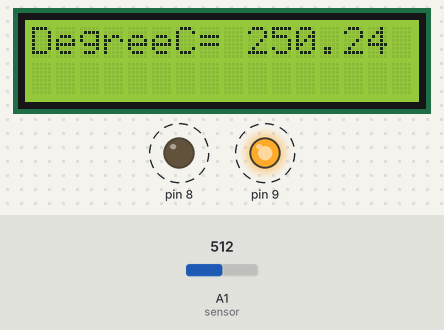
The sketch below on a simulated Arduino Uno, built with avr-gcc and run on an emulated ATmega328P. Parts: 16×2 character LCD, output pins drawn as LEDs (lit = HIGH). Dashed ring = blinking. The inputs (shaded band) are chosen by the test bench; at power-on: A1 (sensor) = 512. What the sketch prints to the serial monitor is not drawn.

Above: at 2.2 s.
2.3 s: A1 (sensor) set to 716
At 3.6 s:
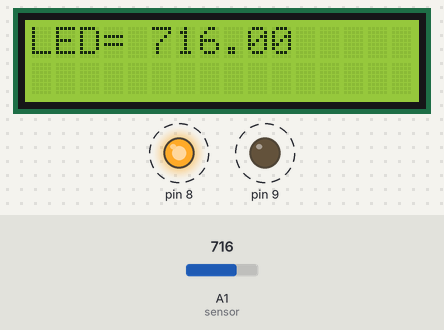
4.5 s: A1 (sensor) set to 900
At 6.4 s:
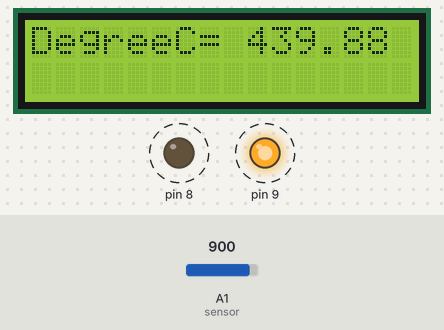
6.5 s: A1 (sensor) set to 1023
At 8.6 s:
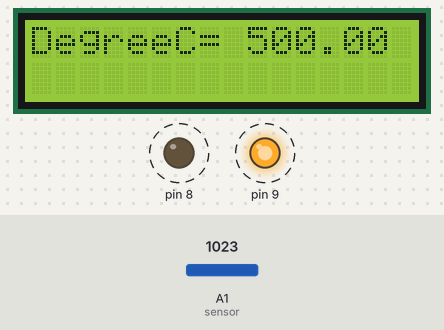
9.5 s: A1 (sensor) set to 122
At 10.8 s:
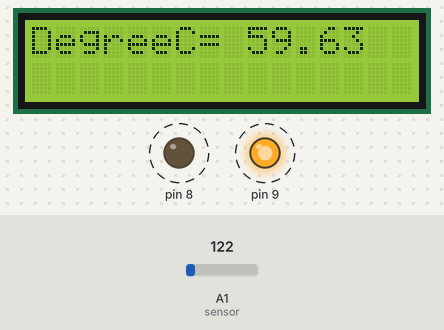
Timing chart, 0 to 34.4 s (numbered marks = the images above; inputs shaded):
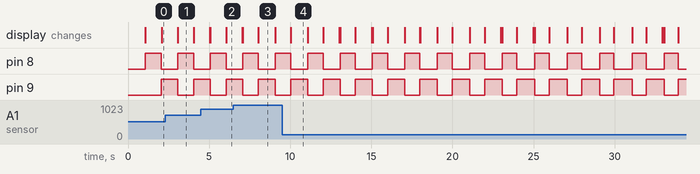

The sketch:

finalCode.ino
```cpp
#include <Arduino_FreeRTOS.h>
#include <LiquidCrystal.h>
const int sensor = A1;
const int rs = 12, en = 11, d4 = 5, d5 = 4, d6 = 3, d7 = 2;
LiquidCrystal lcd(rs, en, d4, d5, d6, d7);
void task_LDM(void *param);
void task_LDR(void *param);
void setup() {
  Serial.begin(9600);
  lcd.begin(16, 2);
  lcd.print("Start");
  delay(1000);
  pinMode(9,OUTPUT);
  pinMode(8,OUTPUT);
  pinMode(sensor, INPUT);
  xTaskCreate(task_LDM, "LDM", 100, NULL, 1, NULL);
  xTaskCreate(task_LDR, "LDR", 100, NULL, 1, NULL);
}

void loop() {}

void task_LDM(void *param){
  (void) param;
  while(1){
    lcd.clear();
    lcd.setCursor(0, 0);
    digitalWrite(8, LOW);
    digitalWrite(9, HIGH);
    float vout, tempc, tempf;
    vout=analogRead(sensor); //Reading the value from sensor
    vout=(vout*500)/1023;
    tempc=vout; // Storing value in Degree Celsius
    tempf=(vout*1.8)+32; // Converting to Fahrenheit
    Serial.print("in DegreeC=\t");
    Serial.print(tempc);
    Serial.print(" in Fahrenheit=\t");
    Serial.print(tempf);
    Serial.println();
    lcd.print("DegreeC=\t");
    lcd.print(tempc);
    vTaskDelay(1000/portTICK_PERIOD_MS);
  }
}
void task_LDR(void *param){
  (void) param;
  while(1){
    lcd.clear();
    lcd.setCursor(0, 0);
    digitalWrite(9, LOW);
    digitalWrite(8, HIGH);
    float sensorVAL;
    sensorVAL=analogRead(sensor); //Reading the value from sensor
    Serial.print("LDR=\t");
    Serial.println(sensorVAL);
    lcd.print("LED=\t");
    lcd.print(sensorVAL);
    if (sensorVAL < 20){
      digitalWrite(10,HIGH);
    }
    else{
      digitalWrite(10,LOW);
    }
    vTaskDelay(2000/portTICK_PERIOD_MS);
  }
}
```

Measured:
- by itself, pin 8: alternates HIGH for 0.91 s and LOW for 1.1 s
- by itself, pin 9: alternates HIGH for 1.1 s and LOW for 0.91 s
- what the display in image 1 shows lasts 1.0 s, from 3.1 s to 4.1 s
